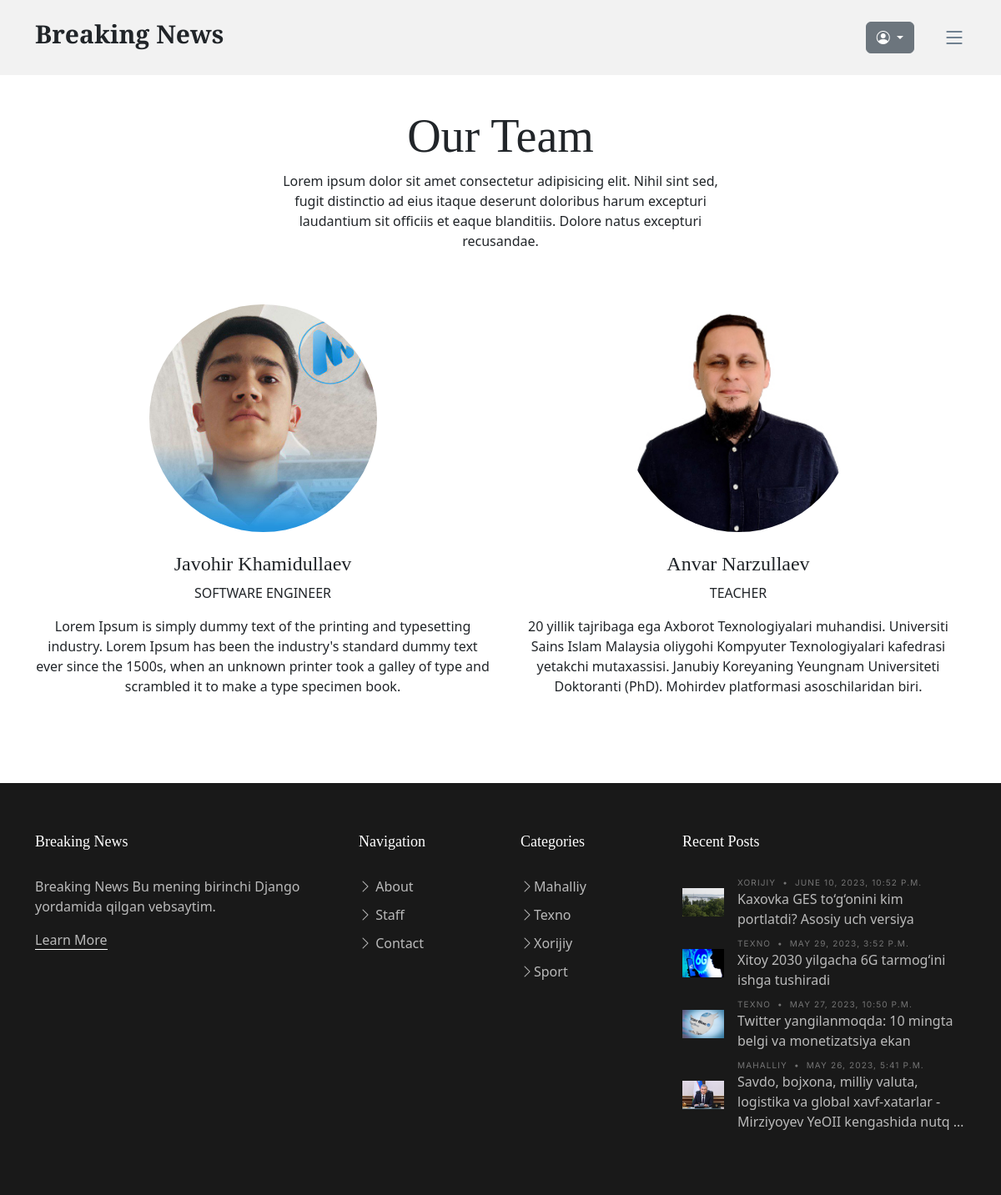
Page /staff/ on the committed database.
### news_app/models.py (models this page shows, shortened)
class Staff(models.Model):
    class Status(models.TextChoices):
        Active = "AT", "Active"
        Disable = "DS", "Disable"
    first_name = models.CharField(max_length=100)
    last_name = models.CharField(max_length=100)
    staff_info = models.TextField(max_length=250)
    image = models.ImageField(upload_to="staff/images")
    occupation = models.ForeignKey(Occupation, on_delete=models.CASCADE)
    status = models.CharField(
        max_length=2, choices=Status.choices, default=Status.Active
    )
    objects = models.Manager()  # defauld manager
    active = ActivedManager()

class Occupation(models.Model):
    name = models.CharField(max_length=100)
    def __str__(self):
        return self.name

class News(models.Model):
    class Status(models.TextChoices):
        Draft = "DF", "Draft"
        Published = "PB", "Published"
    title = models.CharField(max_length=250)
    slug = models.SlugField(max_length=300)
    body = models.TextField()
    image = models.ImageField(upload_to="news/images")
    category = models.ForeignKey(Category, on_delete=models.CASCADE)
    published_time = models.DateTimeField(default=timezone.now)
    created_time = models.DateTimeField(auto_now_add=True)
    updated_time = models.DateTimeField(auto_now=True)
    status = models.CharField(
        max_length=2, choices=Status.choices, default=Status.Draft
    )
    objects = models.Manager()  # defauld manager
    published = PublishedManager()
    class Meta:
        ordering = ["-published_time"]

class Category(models.Model):
    name = models.CharField(max_length=150)
    def __str__(self):
        return self.name

### news_app/views.py (the view)
# urls.py: path("staff/", StaffPageView.as_view(), name="staff_page"),
class StaffPageView(ListView):
    model = Staff
    template_name = "account/staff.html"
    context_object_name = "staff"
    def get_context_data(self, **kwargs):
        context = super().get_context_data(**kwargs)
        context["occupations"] = Occupation.objects.all()
        context["staff_list"] = Staff.active.all()
        return context

### news_app/context_procesor.py (called while the page is built)
def top_news(request):
    categories = Category.objects.all()
    top_news = News.published.all().order_by("-published_time")[:4]
    context = {
        "top_news": top_news,
        "categories": categories,
    }
    return context

### news_app/models.py (called while the page is built)
    def get_queryset(self):
        return super().get_queryset().filter(status=News.Status.Published)

    def get_queryset(self):
        return super().get_queryset().filter(status=Staff.Status.Active)

### templates/account/staff.html (shortened to what this page needs)
{% extends 'news/base.html' %}
{% load static %}
{% block content %}
  <main id="main">
    <section>
      <div class="container" data-aos="fade-up">
        <div class="row">
          <div class="col-12 text-center mb-5">
            <div class="row justify-content-center">
              <div class="col-lg-6">
                <h2 class="display-4">Our Team</h2>
                <p>Lorem ipsum dolor sit amet consectetur adipisicing elit. Nihil sint sed, fugit distinctio ad eius
                  itaque deserunt doloribus harum excepturi laudantium sit officiis et eaque blanditiis. Dolore natus
                  excepturi recusandae.</p>
              </div>
            </div>
          </div>
          {% for person in staff_list %}
            <div class="col-lg-6 text-center mb-5 d-flex flex-column align-items-center">
              <img src="{{ person.image.url }}" alt="" class="inline-block rounded-circle w-50 mb-4">
              <h4>{{ person.first_name }} {{ person.last_name }}</h4>
              <span class="d-block mb-3 text-uppercase">{{ person.occupation }}</span>
              <p>{{ person.staff_info }}</p>
            </div>
          {% endfor %}
        </div>
      </div>
    </section>
  </main>
{% endblock content %}

### templates/news/base.html (shortened to what this page needs)
{% load static %}
<!DOCTYPE html>
<html lang="en">
<head>
  <link href="{% static 'vendor/bootstrap/css/bootstrap.min.css' %}" rel="stylesheet">
  <link href="{% static 'vendor/bootstrap-icons/bootstrap-icons.css' %}" rel="stylesheet">
  <link href="{% static 'vendor/swiper/swiper-bundle.min.css' %}" rel="stylesheet">
  <link href="{% static 'vendor/glightbox/css/glightbox.min.css' %}" rel="stylesheet">
  <link href="{% static 'vendor/aos/aos.css' %}" rel="stylesheet">
  <link href="{% static 'css/variables.css' %}" rel="stylesheet">
  <link href="{% static 'css/main.css' %}" rel="stylesheet">
  <link href="{% static 'css/404-page.css' %}" rel="stylesheet">
  <link href="{% static 'css/register.css' %}" rel="stylesheet">
</head>
<body>
  <header id="header" class="header d-flex align-items-center fixed-top">
    <div class="container-fluid container-xl d-flex align-items-center justify-content-between">
      <a href="{% url 'home_page' %}" class="logo d-flex align-items-center">
        <h1>Breaking News</h1>
      </a>
      <div class="position-relative d-flex align-items-center">
        <div class="d-flex align-items-center">
          <div class="dropdown me-1" style="padding: 10px 0 10px 30px;">
            <button type="button" class="btn btn-secondary dropdown-toggle" data-bs-toggle="dropdown" aria-expanded="false" data-bs-offset="10,20">
              <i class="bi bi-person-circle"></i>
            </button>
          </div>
          <i class="bi bi-list mobile-nav-toggle" style="padding-left:30px"></i>
        </div>
      </div>
    </div>
  </header>
  {% block content %}
  {% endblock content %}
  <footer id="footer" class="footer">
    <div class="footer-content">
      <div class="container">
        <div class="row g-5">
          <div class="col-lg-4">
            <h3 class="footer-heading">Breaking News</h3>
            <p>Breaking News Bu mening birinchi Django yordamida qilgan vebsaytim.</p>
            <p><a href="{% url 'about_page' %}" class="footer-link-more">Learn More</a></p>
          </div>
          <div class="col-6 col-lg-2">
            <h3 class="footer-heading">Navigation</h3>
            <ul class="footer-links list-unstyled">
              <li><a href="{% url 'about_page' %}"><i class="bi bi-chevron-right"></i> About</a></li>
              <li><a href="{% url 'staff_page' %}"><i class="bi bi-chevron-right"></i> Staff</a></li>
              <li><a href="{% url 'contact_page' %}"><i class="bi bi-chevron-right"></i> Contact</a></li>
            </ul>
          </div>
          <div class="col-6 col-lg-2">
            <h3 class="footer-heading">Categories</h3>
            <ul class="footer-links list-unstyled">
              <li>
                <a href="{% url 'local_news_page' %}">
                  <i class="bi bi-chevron-right"></i>Mahalliy
                </a>
              </li>
              <li>
                <a href="{% url 'texno_news_page' %}">
                  <i class="bi bi-chevron-right"></i>Texno
                </a>
              </li>
              <li>
                <a href="{% url 'foreign_news_page' %}">
                  <i class="bi bi-chevron-right"></i>Xorijiy
                </a>
              </li>
              <li>
                <a href="{% url 'sport_news_page' %}">
                  <i class="bi bi-chevron-right"></i>Sport
                </a>
              </li>
            </ul>
          </div>
          <div class="col-lg-4">
            <h3 class="footer-heading">Recent Posts</h3>
            <ul class="footer-links footer-blog-entry list-unstyled">
              {% for news in top_news %}
              <li>
                <a href="{% url 'detail_page' news.pk %}" class="d-flex align-items-center">
                  <img src="{{ news.image.url }}" alt="" class="img-fluid me-3">
                  <div>
                    <div class="post-meta d-block"><span class="date">{{ news.category }}</span> <span class="mx-1">&bullet;</span>
                      <span>{{ news.published_time }}</span>
                    </div>
                    <span>{{ news.title | truncatewords:13 }}</span>
                  </div>
                </a>
              </li>
              {% endfor %}
            </ul>
          </div>
        </div>
      </div>
    </div>
  </footer>
</body>
</html>

### static/css/variables.css (style rules this page uses)
:root { --font-default: 'EB Garamond', system-ui, -apple-system, "Segoe UI", Roboto, "Helvetica Neue", Arial, "Noto Sans", "Liberation Sans", sans-serif, "Apple Color Emoji", "Segoe UI Emoji", "Segoe UI Symbol", "Noto Color Emoji"; --font-primary: 'EB Garamond', serif; --font-secondary: 'Inter', sans-serif; --color-default: #212529; --color-default-rgb: 33, 37, 41; --color-links: #212529; --color-links-hover: #15171a; --color-primary: #212529; --color-primary-light: #26282c; --color-primary-dark: #0b0c0e; --color-primary-rgb: 33, 37, 41; --color-primary-light-rgb: 38, 40, 44; --color-primary-dark-rgb: 11, 12, 14; --color-secondary: #596d80; --color-secondary-light: #8498aa; --color-secondary-dark: #404f5c; --color-secondary-rgb: 89, 109, 128; --color-secondary-light-rgb: 132, 152, 170; --color-secondary-dark-rgb: 64, 79, 92; --color-blue: #0d6efd; --color-blue-rgb: 13, 110, 253; --color-indigo: #6610f2; --color-indigo-rgb: 102, 16, 242; --color-purple: #6f42c1; --color-purple-rgb: 111, 66, 193; --color-pink: #f3268c; --color-pink-rgb: 243, 38, 140; --color-red: #df1529; --color-red-rgb: 223, 21, 4; --color-orange: #fd7e14; --color-orange-rgb: 253, 126, 20; --color-yellow: #ffc107; --color-yellow-rgb: 255, 193, 7; --color-green: #059652; --color-green-rgb: 5, 150, 82; --color-teal: #20c997; --color-teal-rgb: 32, 201, 151; --color-cyan: #0dcaf0; --color-cyan-rgb: 13, 202, 240; --color-white: #ffffff; --color-white-rgb: 255, 255, 255; --color-gray: #6c757d; --color-gray-rgb: 108, 117, 125; --color-black: #000000; --color-black-rgb: 0, 0, 0; }
:root { --bs-blue: var(--color-blue); --bs-indigo: var(--color-indigo); --bs-purple: var(--color-purple); --bs-pink: var(--color-pink); --bs-red: var(--color-red); --bs-orange: var(--color-orange); --bs-yellow: var(--color-yellow); --bs-green: var(--color-green); --bs-teal: var(--color-teal); --bs-cyan: var(--color-cyan); --bs-white: var(--color-white); --bs-gray: var(--color-gray); --bs-gray-dark: #343a40; --bs-gray-100: #f8f9fa; --bs-gray-200: #e9ecef; --bs-gray-300: #dee2e6; --bs-gray-400: #ced4da; --bs-gray-500: #adb5bd; --bs-gray-600: #6c757d; --bs-gray-700: #495057; --bs-gray-800: #343a40; --bs-gray-900: #212529; --bs-primary: var(--color-blue); --bs-secondary: var(--color-blue); --bs-success: #198754; --bs-info: #0dcaf0; --bs-warning: #ffc107; --bs-danger: #dc3545; --bs-light: #f8f9fa; --bs-dark: #212529; --bs-primary-rgb: var(--color-primary-rgb); --bs-secondary-rgb: var(--color-secondary-rgb); --bs-success-rgb: 25, 135, 84; --bs-info-rgb: 13, 202, 240; --bs-warning-rgb: 255, 193, 7; --bs-danger-rgb: 220, 53, 69; --bs-light-rgb: 248, 249, 250; --bs-dark-rgb: 33, 37, 41; --bs-white-rgb: var(--color-white-rgb); --bs-black-rgb: var(--color-black-rgb); --bs-body-color-rgb: var(--color-default-rgb); --bs-body-bg-rgb: 255, 255, 255; --bs-font-sans-serif: var(--font-default); --bs-font-monospace: SFMono-Regular, Menlo, Monaco, Consolas, "Liberation Mono", "Courier New", monospace; --bs-gradient: linear-gradient(180deg, rgba(255, 255, 255, 0.15), rgba(255, 255, 255, 0)); --bs-body-font-family: var(--font-default); --bs-body-font-size: 1rem; --bs-body-font-weight: 400; --bs-body-line-height: 1.5; --bs-body-color: var(--color-default); --bs-body-bg: #fff; }

### static/css/404-page.css (style rules this page uses)
a { text-decoration: none; }

### static/css/register.css (style rules this page uses)
:root { --color-white: #fff; --color-light: #f1f5f9; --color-black: #121212; --color-night: #001632; --color-red: #f44336; --color-yellow: #6cf436; --color-blue: #1a73e8; --color-gray: #80868b; --color-grayish: #dadce0; --shadow-normal: 0 1px 3px 0 rgba(0, 0, 0, 0.1), 0 1px 2px 0 rgba(0, 0, 0, 0.06); --shadow-medium: 0 4px 6px -1px rgba(0, 0, 0, 0.1), 0 2px 4px -1px rgba(0, 0, 0, 0.06); --shadow-large: 0 10px 15px -3px rgba(0, 0, 0, 0.1), 0 4px 6px -2px rgba(0, 0, 0, 0.05); }
.login a, button { font-family: inherit; font-size: inherit; line-height: inherit; cursor: pointer; border: none; outline: none; text-decoration: none; }
.login, img { display: block; width: 100%; height: auto; object-fit: cover; }

### rows in the picture
Staff: image (picture), first_name "Javohir", last_name "Khamidullaev", occupation "SOFTWARE ENGINEER", staff_info "Lorem Ipsum is simply dummy text of the printing and typesetting industry. Lorem Ipsum has been the industry's standard dummy text ever since the 1500s, when an unknown printer took a galley of type and scrambled it to make a type specimen book."
Staff: image (picture), first_name "Anvar", last_name "Narzullaev", occupation "TEACHER", staff_info "20 yillik tajribaga ega Axborot Texnologiyalari muhandisi. Universiti Sains Islam Malaysia oliygohi Kompyuter Texnologiyalari kafedrasi yetakchi mutaxassisi. Janubiy Koreyaning Yeungnam Universiteti Doktoranti (PhD). Mohirdev platformasi asoschilaridan biri."
News: image (picture), category "XORIJIY", published_time "JUNE 10, 2023, 10:52 P.M.", title "Kaxovka GES to‘g‘onini kim portlatdi? Asosiy uch versiya"
News: image (picture), category "TEXNO", published_time "MAY 29, 2023, 3:52 P.M.", title "Xitoy 2030 yilgacha 6G tarmog‘ini ishga tushiradi"
News: image (picture), category "TEXNO", published_time "MAY 27, 2023, 10:50 P.M.", title "Twitter yangilanmoqda: 10 mingta belgi va monetizatsiya ekan"
News: image (picture), category "MAHALLIY", published_time "MAY 26, 2023, 5:41 P.M.", title "Savdo, bojxona, milliy valuta, logistika va global xavf-xatarlar - Mirziyoyev YeOII kengashida nutq …"
